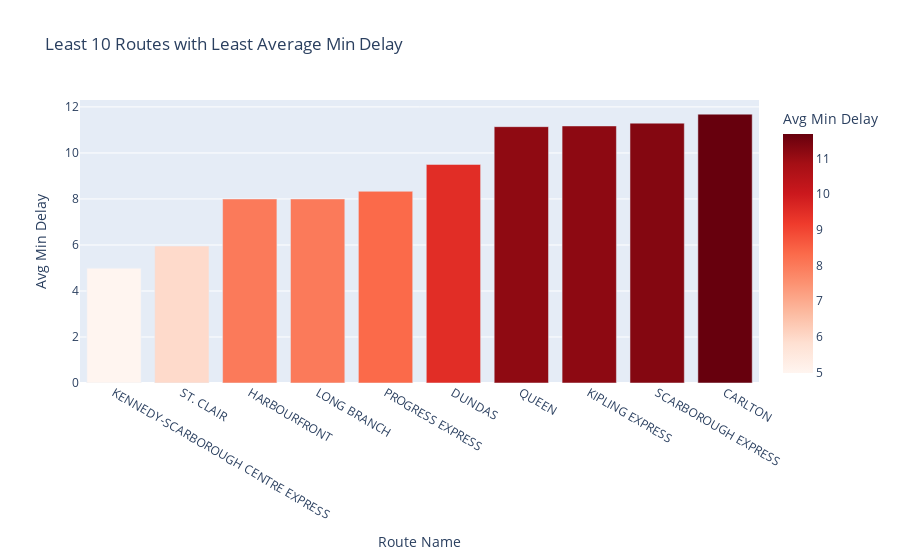

This figure's notebook cell:
### Code cell
avg_min_delay = data.groupby('Route Name')['Min Delay'].mean().reset_index()
avg_min_delay.columns = ['Route Name', 'Avg Min Delay']

# Select the least 10 routes with the least average 'Min Delay'
least_10_avg_min_delay = avg_min_delay.nsmallest(10, 'Avg Min Delay')

# Create a bar plot using Plotly Express
fig_least_avg_min_delay = px.bar(least_10_avg_min_delay, x='Route Name', y='Avg Min Delay', title='Least 10 Routes with Least Average Min Delay', color='Avg Min Delay',color_continuous_scale='Reds')

# Show the plot
fig_least_avg_min_delay.show()

### Figure 1 — Plotly figure (JSON) as saved in the notebook; plotly's stock layout.template omitted (floating-point values rounded to 4 significant figures)
{"data": [{"alignmentgroup": "True", "hovertemplate": "Route Name=%{x}<br>Avg Min Delay=%{marker.color}<extra></extra>", "legendgroup": "", "marker": {"color": [4.989, 5.952, 8, 8, 8.333, 9.5, 11.14, 11.17, 11.3, 11.69], "coloraxis": "coloraxis", "pattern": {"shape": ""}}, "name": "", "offsetgroup": "", "orientation": "v", "showlegend": false, "textposition": "auto", "type": "bar", "x": ["KENNEDY-SCARBOROUGH CENTRE EXPRESS", "ST. CLAIR", "HARBOURFRONT", "LONG BRANCH", "PROGRESS EXPRESS", "DUNDAS", "QUEEN", "KIPLING EXPRESS", "SCARBOROUGH EXPRESS", "CARLTON"], "xaxis": "x", "y": [4.989, 5.952, 8, 8, 8.333, 9.5, 11.14, 11.17, 11.3, 11.69], "yaxis": "y"}], "layout": {"barmode": "relative", "coloraxis": {"colorbar": {"title": {"text": "Avg Min Delay"}}, "colorscale": [[0, "rgb(255,245,240)"], [0.125, "rgb(254,224,210)"], [0.25, "rgb(252,187,161)"], [0.375, "rgb(252,146,114)"], [0.5, "rgb(251,106,74)"], [0.625, "rgb(239,59,44)"], [0.75, "rgb(203,24,29)"], [0.875, "rgb(165,15,21)"], [1, "rgb(103,0,13)"]]}, "legend": {"tracegroupgap": 0}, "title": {"text": "Least 10 Routes with Least Average Min Delay"}, "xaxis": {"anchor": "y", "domain": [0, 1], "title": {"text": "Route Name"}}, "yaxis": {"anchor": "x", "domain": [0, 1], "title": {"text": "Avg Min Delay"}}}}
